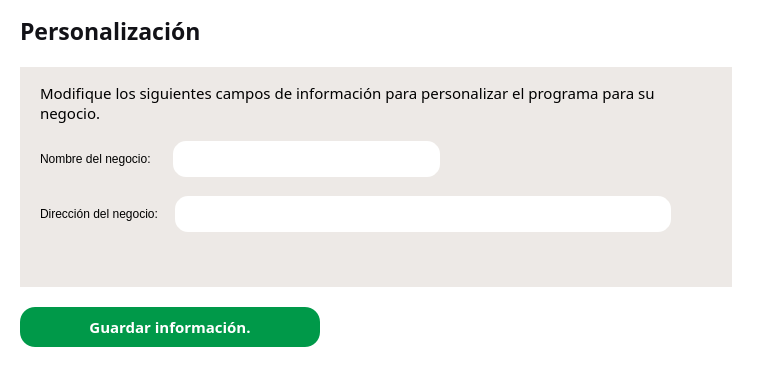
<?xml version="1.0" encoding="UTF-8"?>
<ui version="4.0">
 <class>Personalization</class>
 <widget class="QWidget" name="Personalization">
  <property name="geometry">
   <rect>
    <x>0</x>
    <y>0</y>
    <width>758</width>
    <height>367</height>
   </rect>
  </property>
  <property name="sizePolicy">
   <sizepolicy hsizetype="Expanding" vsizetype="Expanding">
    <horstretch>0</horstretch>
    <verstretch>0</verstretch>
   </sizepolicy>
  </property>
  <property name="windowTitle">
   <string>Form</string>
  </property>
  <property name="styleSheet">
   <string notr="true">QWidget {
	background-color: white;
	color: black;
}</string>
  </property>
  <layout class="QGridLayout" name="gridLayout">
   <property name="leftMargin">
    <number>20</number>
   </property>
   <property name="topMargin">
    <number>15</number>
   </property>
   <property name="rightMargin">
    <number>20</number>
   </property>
   <property name="bottomMargin">
    <number>20</number>
   </property>
   <property name="verticalSpacing">
    <number>20</number>
   </property>
   <item row="1" column="0">
    <widget class="QWidget" name="widget" native="true">
     <property name="sizePolicy">
      <sizepolicy hsizetype="Expanding" vsizetype="Expanding">
       <horstretch>0</horstretch>
       <verstretch>0</verstretch>
      </sizepolicy>
     </property>
     <property name="styleSheet">
      <string notr="true">QWidget {
	color: black;
	background-color: rgb(237, 233, 230);
}
</string>
     </property>
     <layout class="QVBoxLayout" name="verticalLayout_2">
      <property name="spacing">
       <number>15</number>
      </property>
      <property name="leftMargin">
       <number>20</number>
      </property>
      <property name="topMargin">
       <number>15</number>
      </property>
      <property name="rightMargin">
       <number>20</number>
      </property>
      <property name="bottomMargin">
       <number>15</number>
      </property>
      <item>
       <widget class="QLabel" name="label">
        <property name="font">
         <font>
          <family>Segoe UI Variable</family>
          <pointsize>11</pointsize>
         </font>
        </property>
        <property name="text">
         <string>Modifique los siguientes campos de información para personalizar el programa para su negocio.</string>
        </property>
        <property name="wordWrap">
         <bool>true</bool>
        </property>
       </widget>
      </item>
      <item>
       <layout class="QHBoxLayout" name="horizontalLayout_2">
        <property name="spacing">
         <number>20</number>
        </property>
        <item>
         <widget class="QLabel" name="label_3">
          <property name="sizePolicy">
           <sizepolicy hsizetype="Preferred" vsizetype="Minimum">
            <horstretch>0</horstretch>
            <verstretch>0</verstretch>
           </sizepolicy>
          </property>
          <property name="maximumSize">
           <size>
            <width>120</width>
            <height>40</height>
           </size>
          </property>
          <property name="font">
           <font>
            <bold>false</bold>
           </font>
          </property>
          <property name="text">
           <string>Nombre del negocio:</string>
          </property>
         </widget>
        </item>
        <item>
         <widget class="QLineEdit" name="lineEdit_2">
          <property name="sizePolicy">
           <sizepolicy hsizetype="Expanding" vsizetype="Expanding">
            <horstretch>0</horstretch>
            <verstretch>0</verstretch>
           </sizepolicy>
          </property>
          <property name="minimumSize">
           <size>
            <width>0</width>
            <height>40</height>
           </size>
          </property>
          <property name="maximumSize">
           <size>
            <width>300</width>
            <height>40</height>
           </size>
          </property>
          <property name="styleSheet">
           <string notr="true">QLineEdit {
  border: 2px solid  rgb(237, 233, 230);
  border-radius: 15px;

  color: rgb(0, 0, 0);
  background-color: white;
  padding-left: 20px;
  padding-right: 10px;
}
</string>
          </property>
         </widget>
        </item>
        <item>
         <spacer name="horizontalSpacer">
          <property name="orientation">
           <enum>Qt::Orientation::Horizontal</enum>
          </property>
          <property name="sizeHint" stdset="0">
           <size>
            <width>40</width>
            <height>20</height>
           </size>
          </property>
         </spacer>
        </item>
       </layout>
      </item>
      <item>
       <layout class="QHBoxLayout" name="horizontalLayout">
        <item>
         <widget class="QLabel" name="label_2">
          <property name="maximumSize">
           <size>
            <width>120</width>
            <height>40</height>
           </size>
          </property>
          <property name="font">
           <font>
            <bold>false</bold>
           </font>
          </property>
          <property name="text">
           <string>Dirección del negocio:</string>
          </property>
         </widget>
        </item>
        <item>
         <widget class="QLineEdit" name="lineEdit">
          <property name="sizePolicy">
           <sizepolicy hsizetype="Expanding" vsizetype="Expanding">
            <horstretch>0</horstretch>
            <verstretch>0</verstretch>
           </sizepolicy>
          </property>
          <property name="minimumSize">
           <size>
            <width>500</width>
            <height>40</height>
           </size>
          </property>
          <property name="maximumSize">
           <size>
            <width>500</width>
            <height>40</height>
           </size>
          </property>
          <property name="styleSheet">
           <string notr="true">QLineEdit {
  border: 2px solid  rgb(237, 233, 230);
  border-radius: 15px;

  color: rgb(0, 0, 0);
  background-color: white;
  padding-left: 20px;
  padding-right: 10px;
}
</string>
          </property>
         </widget>
        </item>
        <item>
         <spacer name="horizontalSpacer_2">
          <property name="orientation">
           <enum>Qt::Orientation::Horizontal</enum>
          </property>
          <property name="sizeHint" stdset="0">
           <size>
            <width>40</width>
            <height>20</height>
           </size>
          </property>
         </spacer>
        </item>
       </layout>
      </item>
      <item>
       <spacer name="verticalSpacer">
        <property name="orientation">
         <enum>Qt::Orientation::Vertical</enum>
        </property>
        <property name="sizeHint" stdset="0">
         <size>
          <width>20</width>
          <height>40</height>
         </size>
        </property>
       </spacer>
      </item>
     </layout>
    </widget>
   </item>
   <item row="6" column="0">
    <widget class="QPushButton" name="pushButton">
     <property name="minimumSize">
      <size>
       <width>0</width>
       <height>40</height>
      </size>
     </property>
     <property name="maximumSize">
      <size>
       <width>300</width>
       <height>16777215</height>
      </size>
     </property>
     <property name="font">
      <font>
       <family>Segoe UI Variable</family>
       <pointsize>11</pointsize>
       <bold>true</bold>
      </font>
     </property>
     <property name="styleSheet">
      <string notr="true">QPushButton {
	border-radius: 15px;
	padding: 5px;
	background-color: rgb(0, 153, 73);
	color: white;
}

QPushButton:hover {
  background-color: rgb(0, 181, 84);     /* Fondo al pasar el mouse */
  color: white;                /* Color del texto al pasar el mouse */
}

QPushButton:pressed {
  background-color: rgb(0, 125, 58);     /* Fondo al presionar */
  color: white;                /* Color del texto al presionar */
}

QPushButton:disabled {
  background-color: rgb(39, 39, 43);     /* Fondo deshabilitado */
  color: #7f8c8d;                /* Color del texto deshabilitado */
}

QPushButton:checked {
  background-color: #27ae60;     /* Fondo cuando está checkable y activado */
  color: #ecf0f1;        
}</string>
     </property>
     <property name="text">
      <string>Guardar información.</string>
     </property>
    </widget>
   </item>
   <item row="0" column="0" colspan="2">
    <layout class="QHBoxLayout" name="horizontalLayout_26">
     <property name="spacing">
      <number>15</number>
     </property>
     <property name="leftMargin">
      <number>0</number>
     </property>
     <property name="topMargin">
      <number>0</number>
     </property>
     <property name="rightMargin">
      <number>0</number>
     </property>
     <property name="bottomMargin">
      <number>0</number>
     </property>
     <item>
      <widget class="QLabel" name="label_4">
       <property name="sizePolicy">
        <sizepolicy hsizetype="Preferred" vsizetype="Fixed">
         <horstretch>0</horstretch>
         <verstretch>0</verstretch>
        </sizepolicy>
       </property>
       <property name="font">
        <font>
         <family>Segoe UI Variable</family>
         <pointsize>17</pointsize>
         <bold>true</bold>
         <strikeout>false</strikeout>
         <stylestrategy>PreferAntialias</stylestrategy>
        </font>
       </property>
       <property name="styleSheet">
        <string notr="true">color: rgb(18, 18, 23);</string>
       </property>
       <property name="text">
        <string>Personalización</string>
       </property>
      </widget>
     </item>
     <item>
      <spacer name="horizontalSpacer_3">
       <property name="orientation">
        <enum>Qt::Orientation::Horizontal</enum>
       </property>
       <property name="sizeHint" stdset="0">
        <size>
         <width>40</width>
         <height>20</height>
        </size>
       </property>
      </spacer>
     </item>
    </layout>
   </item>
  </layout>
 </widget>
 <resources/>
 <connections/>
</ui>
